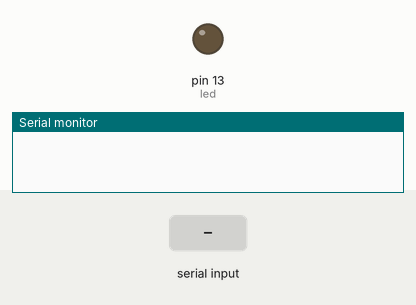
This sketch was run on a simulated Arduino Uno, built with avr-gcc and run on an emulated ATmega328P. Parts: output pins drawn as LEDs (lit = HIGH), the last lines printed to the serial monitor. The test bench sets the inputs (shaded band).

Above: at 1.2 s.
1.3 s: "1" received over Serial
At 3.2 s:
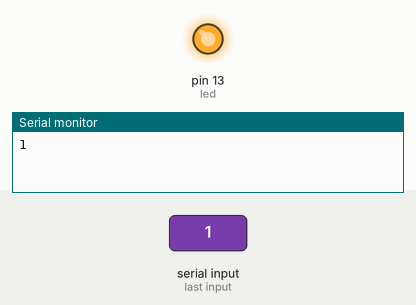
3.5 s: "2" received over Serial
At 4.7 s:
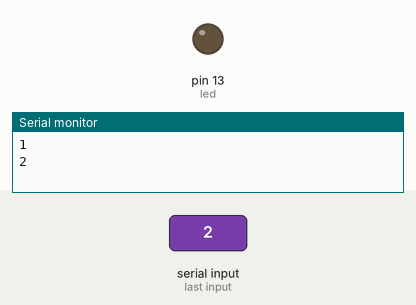
Timing chart, 0 to 6.5 s (numbered marks = the images above; inputs shaded):
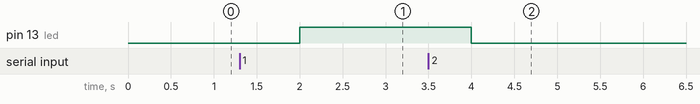

Measured:
- after the input at 1.3 s, pin 13 (led): LOW → HIGH after 0.70 s
- after the input at 3.5 s, pin 13 (led): HIGH → LOW after 0.50 s

The sketch:

bluetooth.ino
```cpp
int led=13;
char val;
void setup() {
  pinMode(led,OUTPUT);
  Serial.begin(9600);

}

void loop() {
  if (Serial.available()){
    val=Serial.read();
    Serial.println(val);
  }
  if (val=='1'){
    digitalWrite(led,HIGH);
  }
  else if(val=='2'){
    digitalWrite(led,LOW);
  }
  delay(1000);

}
```
